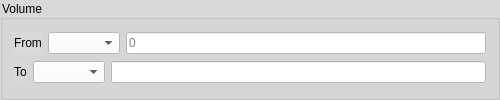
         <widget class="QGroupBox" name="groupBox_7">
          <property name="minimumSize">
           <size>
            <width>500</width>
            <height>100</height>
           </size>
          </property>
          <property name="maximumSize">
           <size>
            <width>800</width>
            <height>200</height>
           </size>
          </property>
          <property name="font">
           <font>
            <family>Segoe UI</family>
            <pointsize>9</pointsize>
            <weight>50</weight>
            <bold>false</bold>
            <kerning>true</kerning>
           </font>
          </property>
          <property name="styleSheet">
           <string notr="true">background-color: rgb(217, 217, 217);</string>
          </property>
          <property name="title">
           <string>Volume</string>
          </property>
          <layout class="QGridLayout" name="gridLayout_8">
           <item row="0" column="0">
            <layout class="QHBoxLayout" name="horizontalLayout_10">
             <item>
              <widget class="QLabel" name="label_10">
               <property name="font">
                <font>
                 <family>Segoe UI</family>
                 <pointsize>9</pointsize>
                 <weight>50</weight>
                 <bold>false</bold>
                 <kerning>true</kerning>
                </font>
               </property>
               <property name="text">
                <string>From</string>
               </property>
              </widget>
             </item>
             <item>
              <widget class="QComboBox" name="volumeFromComboBox">
               <property name="font">
                <font>
                 <family>Segoe UI</family>
                 <pointsize>9</pointsize>
                 <weight>50</weight>
                 <bold>false</bold>
                 <kerning>true</kerning>
                </font>
               </property>
               <property name="styleSheet">
                <string notr="true">background-color: rgb(255, 255, 255);</string>
               </property>
              </widget>
             </item>
             <item>
              <widget class="QLineEdit" name="volumeFromLineEdit">
               <property name="maximumSize">
                <size>
                 <width>500</width>
                 <height>16777215</height>
                </size>
               </property>
               <property name="font">
                <font>
                 <family>Segoe UI</family>
                 <pointsize>9</pointsize>
                 <weight>50</weight>
                 <bold>false</bold>
                 <kerning>true</kerning>
                </font>
               </property>
               <property name="styleSheet">
                <string notr="true">background-color: rgb(255, 255, 255);</string>
               </property>
               <property name="placeholderText">
                <string>0</string>
               </property>
              </widget>
             </item>
            </layout>
           </item>
           <item row="1" column="0">
            <layout class="QHBoxLayout" name="horizontalLayout_9">
             <item>
              <widget class="QLabel" name="label_9">
               <property name="font">
                <font>
                 <family>Segoe UI</family>
                 <pointsize>9</pointsize>
                 <weight>50</weight>
                 <bold>false</bold>
                 <kerning>true</kerning>
                </font>
               </property>
               <property name="text">
                <string>To</string>
               </property>
              </widget>
             </item>
             <item>
              <widget class="QComboBox" name="volumeToComboBox">
               <property name="font">
                <font>
                 <family>Segoe UI</family>
                 <pointsize>9</pointsize>
                 <weight>50</weight>
                 <bold>false</bold>
                 <kerning>true</kerning>
                </font>
               </property>
               <property name="styleSheet">
                <string notr="true">background-color: rgb(255, 255, 255);</string>
               </property>
              </widget>
             </item>
             <item>
              <widget class="QLineEdit" name="volumeToLineEdit">
               <property name="maximumSize">
                <size>
                 <width>500</width>
                 <height>16777215</height>
                </size>
               </property>
               <property name="font">
                <font>
                 <family>Segoe UI</family>
                 <pointsize>9</pointsize>
                 <weight>50</weight>
                 <bold>false</bold>
                 <kerning>true</kerning>
                </font>
               </property>
               <property name="styleSheet">
                <string notr="true">background-color: rgb(255, 255, 255);</string>
               </property>
              </widget>
             </item>
            </layout>
           </item>
          </layout>
         </widget>
